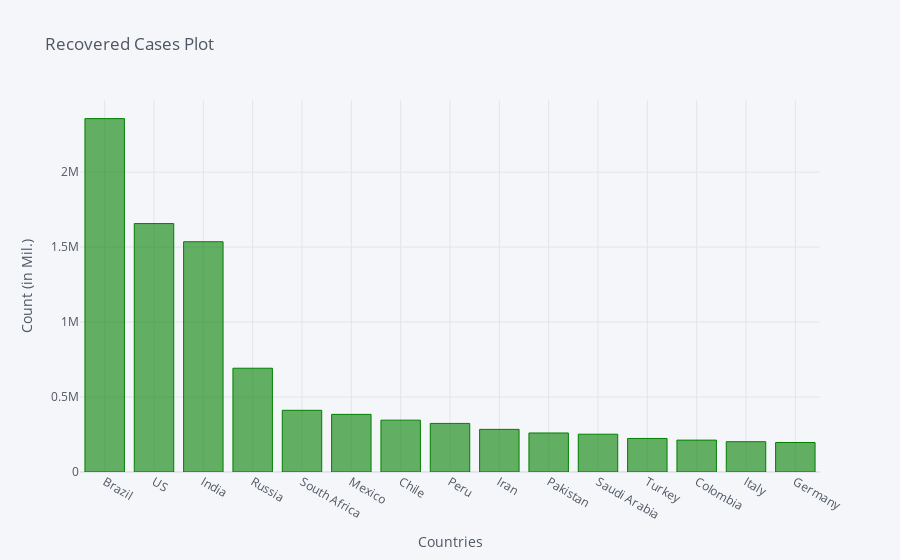

Notebook code for this chart:
### Code cell
recovered_df2_plot.iplot(kind='bar', x='Country/Region', y='8/9/20',color='green',
                         title='Recovered Cases Plot',xTitle='Countries',yTitle='Count (in Mil.)')

### Figure 1 — Plotly figure (JSON) as saved in the notebook; plotly's stock layout.template omitted (floating-point values rounded to 4 significant figures)
{"data": [{"marker": {"color": "rgba(0, 128, 0, 0.6)", "line": {"color": "rgba(0, 128, 0, 1.0)", "width": 1}}, "name": "8/9/20", "orientation": "v", "text": "", "type": "bar", "x": ["Brazil", "US", "India", "Russia", "South Africa", "Mexico", "Chile", "Peru", "Iran", "Pakistan", "Saudi Arabia", "Turkey", "Colombia", "Italy", "Germany"], "y": [2356983, 1656864, 1535743, 692059, 411474, 384432, 345826, 324020, 284371, 260248, 252039, 223759, 212688, 202098, 196783]}], "layout": {"legend": {"bgcolor": "#F5F6F9", "font": {"color": "#4D5663"}}, "paper_bgcolor": "#F5F6F9", "plot_bgcolor": "#F5F6F9", "title": {"font": {"color": "#4D5663"}, "text": "Recovered Cases Plot"}, "xaxis": {"gridcolor": "#E1E5ED", "showgrid": true, "tickfont": {"color": "#4D5663"}, "title": {"font": {"color": "#4D5663"}, "text": "Countries"}, "zerolinecolor": "#E1E5ED"}, "yaxis": {"gridcolor": "#E1E5ED", "showgrid": true, "tickfont": {"color": "#4D5663"}, "title": {"font": {"color": "#4D5663"}, "text": "Count (in Mil.)"}, "zerolinecolor": "#E1E5ED"}}}
